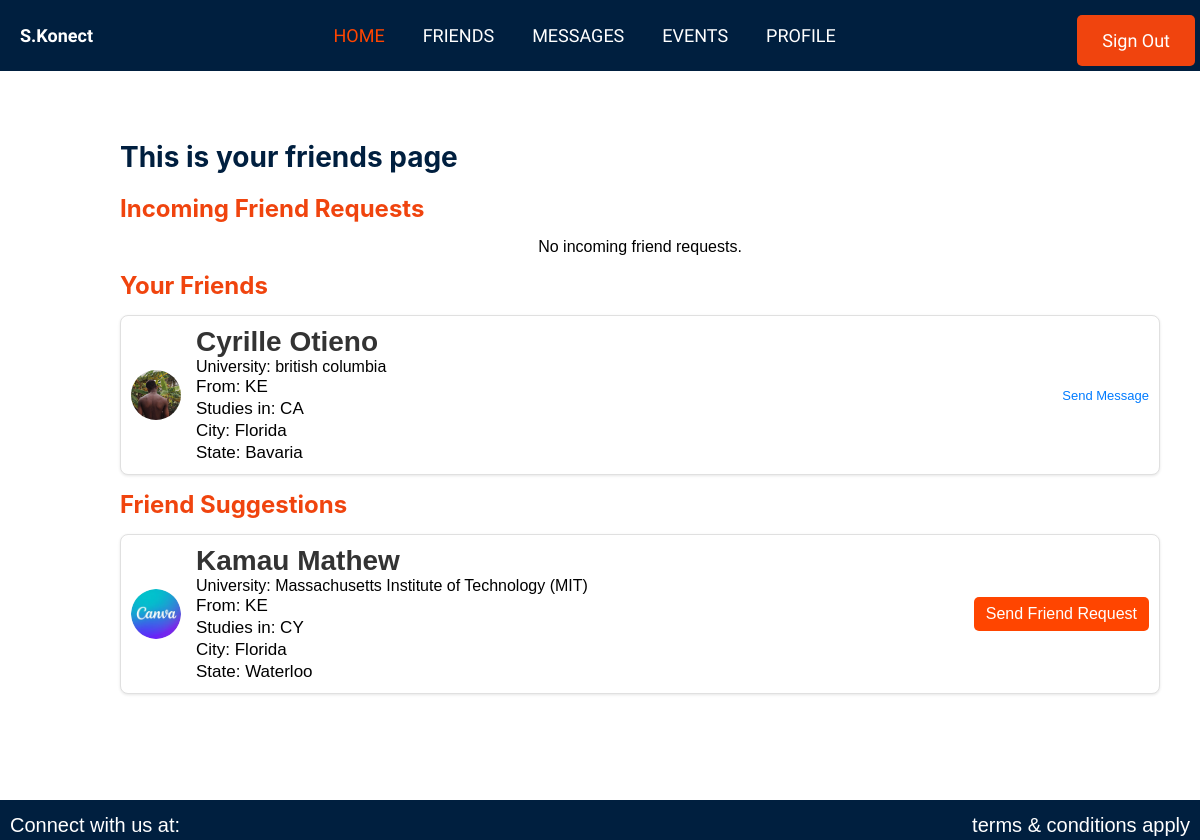
/friends/ (signed in), run on an earlier commit of the app's database.
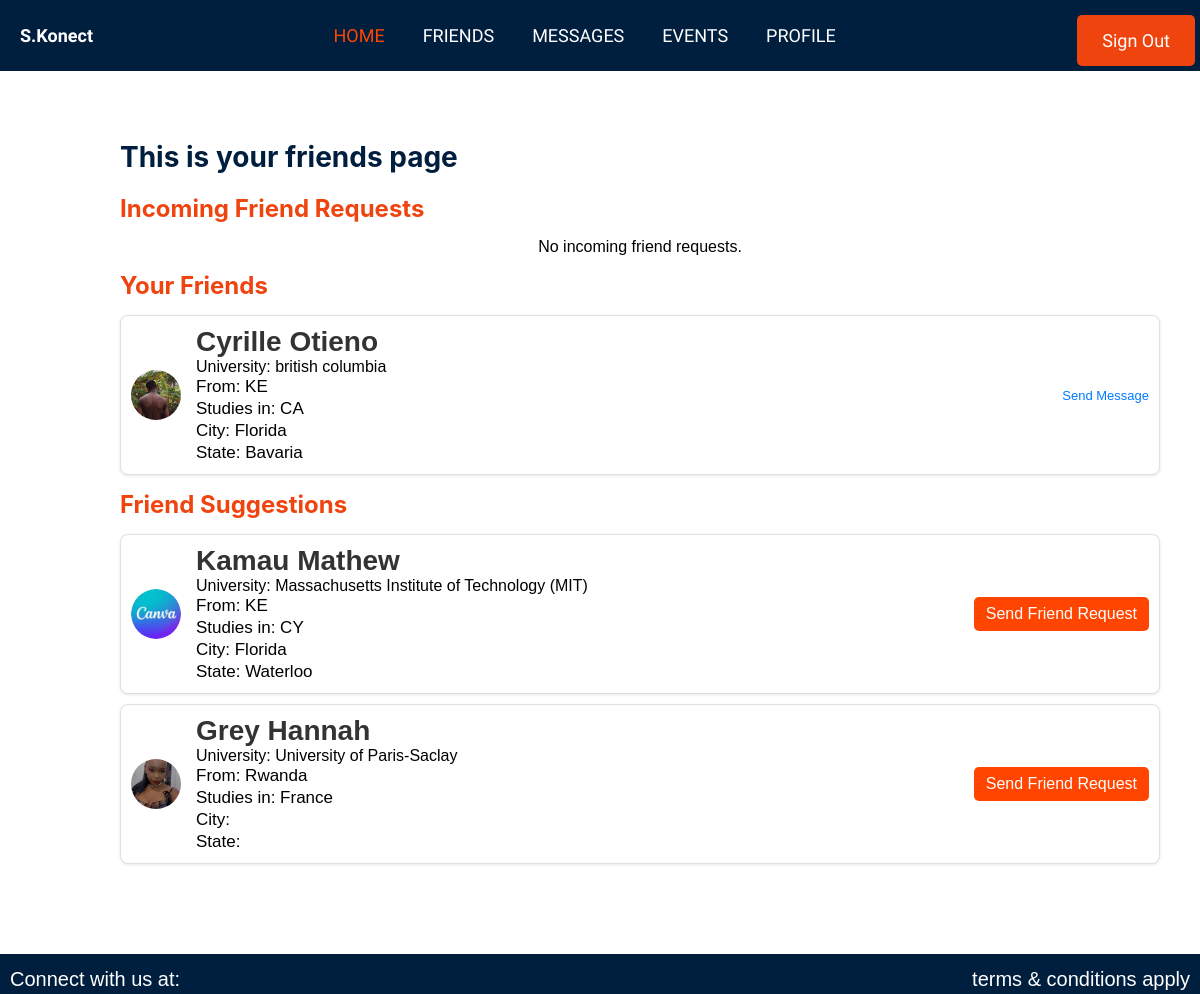
And on a later commit of the database.
### authentication/models.py (models this page shows, shortened)
class CustomUser(AbstractUser):
    country = models.CharField(max_length=100, null=True, blank=True)
    location = models.CharField(max_length=100, null=True, blank=True)
    institution = models.CharField(max_length=100, null=True, blank=True)
    city = models.CharField(max_length=100, null=True, blank=True)
    state = models.CharField(max_length=100, null=True, blank=True)
    zip_code = models.CharField(max_length=20, null=True, blank=True)
    otp = models.CharField(max_length=6, blank=True, null=True)
    otp_created_at = models.DateTimeField(blank=True, null=True)
    otp_verified = models.BooleanField(default=False)
    profile_picture = models.ImageField(upload_to='profile_pictures/', null=True, blank=True)
    password_reset_token = models.CharField(max_length=36, blank=True, null=True)
    token_created_at = models.DateTimeField(blank=True, null=True)
    is_verified = models.BooleanField(default=False)

### authentication/views.py (the view)
# urls.py: path('friends/', views.friends, name="friends"),
def friends(request):
    if request.user.is_authenticated:
        user_profile = UserProfile.objects.get(user=request.user)
        accepted_friends = CustomUser.objects.filter(
            id__in=FriendRequest.objects.filter(
                accepted=True,
                from_user=request.user
            ).values_list('to_user', flat=True)
        ).union(
            CustomUser.objects.filter(
                id__in=FriendRequest.objects.filter(
                    accepted=True,
                    to_user=request.user
                ).values_list('from_user', flat=True)
            )
        )
        incoming_requests = FriendRequest.objects.filter(to_user=request.user, accepted=False)
        friend_suggestions = CustomUser.objects.exclude(id=request.user.id).exclude(id__in=accepted_friends.values_list('id', flat=True))
        suggestions_from_school = friend_suggestions.filter(
            institution=user_profile.institution
        )
        suggestions_from_location = friend_suggestions.filter(
            location=user_profile.location
        )
        suggestions_from_city = friend_suggestions.filter(
            userprofile__city=user_profile.city
        )
        suggestions_from_state = friend_suggestions.filter(
            userprofile__state=user_profile.state
        )
        suggestions = (suggestions_from_school | suggestions_from_location |
                       suggestions_from_city | suggestions_from_state).distinct()
        return render(request, "authentication/friends.html", {
            'incoming_requests': incoming_requests,
            'friends': accepted_friends,
            'suggestions': suggestions
        })
    else:
        return redirect('signin')  # Redirect to sign-in if not authenticated

### templates/authentication/friends.html (shortened to what this page needs)
{% extends "authentication/nav2.html" %}
{% load static %}
{% block content %}
<section id="friends">
    <div class="friend">
        <h1>This is your friends page</h1>
        <h2>Incoming Friend Requests</h2>
        {% if incoming_requests %}
            <ul class="incoming-requests">
                {% for request in incoming_requests %}
                    <li class="request-card">
                        <div class="request-info">
                            {% if request.from_user.profile_picture %}
                                <img src="{{ request.from_user.profile_picture.url }}" alt="{{ request.from_user.username }}'s profile picture" class="avatar">
                            {% else %}
                                <img src="{% static 'images/default_profile.png' %}" alt="Default Profile Picture" class="avatar">
                            {% endif %}
                            <span class="friend-name">{{ request.from_user.first_name }} {{ request.from_user.last_name }}</span>
                        </div>
                        <div class="request-actions">
                            <a href="{% url 'accept_friend_request' request.id %}" class="accept-button">Accept</a>
                            <a href="{% url 'decline_friend_request' request.id %}" class="decline-button">Decline</a>
                        </div>
                    </li>
                {% empty %}
                    <li class="sub-text">No incoming friend requests.</li>
                {% endfor %}
            </ul>
        {% else %}
            <p class="sub-text">No incoming friend requests.</p>
        {% endif %}
        <h2>Your Friends</h2>
        <ul>
            {% for friend in friends %}
                <li class="friend-card">
                    {% if friend.profile_picture %}
                        <img src="{{ friend.profile_picture.url }}" alt="{{ friend.username }}'s profile picture" class="avatar">
                    {% else %}
                        <img src="{% static 'images/default_profile.png' %}" alt="Default Profile Picture" class="avatar">
                    {% endif %}
                    <div class="friend-info">
                        <span class="friend-name">{{ friend.first_name }} {{ friend.last_name }}</span>
                        <span class="friend-university">University: {{ friend.institution }}</span>
                        <span class="friend-country">From: {{ friend.country }}</span>
                        <span class="friend-location">Studies in: {{ friend.location }}</span>
                        <span class="friend-city">City: {{ friend.city }}</span>
                        <span class="friend-state">State: {{ friend.state }}</span>
                    </div>
                    <a href="{% url 'chat_with_friend' friend.id %}" class="send-message">Send Message</a>
                </li>
            {% empty %}
                <li class="sub-text">No friends found.</li>
            {% endfor %}
        </ul>
        <h2 class="subtitle">Friend Suggestions</h2>
        <ul>
            {% for suggestion in suggestions %}
                <li class="friend-card">
                    {% if suggestion.profile_picture %}
                        <img src="{{ suggestion.profile_picture.url }}" alt="{{ suggestion.username }}'s profile picture" class="avatar">
                    {% else %}
                        <img src="{% static 'images/default_profile.png' %}" alt="Default Profile Picture" class="avatar">
                    {% endif %}
                    <div class="friend-info">
                        <span class="friend-name">{{ suggestion.first_name }} {{ suggestion.last_name }}</span>
                        <span class="friend-university">University: <span class="university-name">{{ suggestion.institution }}</span></span>
                        <span class="friend-country">From: {{ suggestion.country }}</span>
                        <span class="friend-location">Studies in: {{ suggestion.location }}</span>
                        <span class="friend-city">City: {{ suggestion.city }}</span>
                        <span class="friend-state">State: {{ suggestion.state }}</span>
                    </div>
                    <a href="{% url 'send_friend_request' suggestion.id %}" class="send-request">Send Friend Request</a>
                </li>
            {% empty %}
                <li class="sub-text">No friend suggestions available.</li>
            {% endfor %}
        </ul>
    </div>
</section>
{% endblock %}

### templates/authentication/nav2.html (shortened to what this page needs)
{% load static %}
<!DOCTYPE html>
<html lang="en">
  <head>
    <link rel="stylesheet" href="{% static 'css/base.css' %}" />
  </head>
  <body>
    <div class="navbar" id="myNavbar">
      <div class="logo-container">
        <a href="{% url 'home' %}"
          ><span style="color: #fff; font-size: 18px; font-weight: bold"
            >S.Konect</span
          ></a
        >
      </div>
      <ul>
        <li><a href="{% url 'homepage' %}" class="active">HOME</a></li>
        <li><a href="{% url 'friends' %}">FRIENDS</a></li>
        <li><a href="{% url 'chat_list' %}">MESSAGES</a></li>
        <li><a href="#">EVENTS</a></li>
        <li><a href="{% url 'profile_view' %}">PROFILE</a></li>
      </ul>
      <div class="btn">
        {% if user.is_authenticated %}
        <button id="signout" type="submit">
          <a href="{% url 'signout' %}">Sign Out</a>
        </button>
        {% endif %}
      </div>
    </div>
    {% block content %}
    {% endblock %}
    <footer>
      <p>
        Connect with us at:
      </p>
      <p>terms & conditions apply</p>
    </footer>
  </body>
</html>

### static/css/base.css (style rules this page uses)
* { padding: 0; margin: 0; box-sizing: border-box; text-decoration: none; list-style: none; }
body { font-family: "Arial", sans-serif, "Itim", cursive; height: 100vh; }
.navbar { background-color: #001f3f; display: flex; justify-content: space-between; align-items: center; padding: 5px; width: 100%; position: fixed; top: 0; z-index: 1000; }
.logo-container { width: auto; }
.navbar ul { display: flex; justify-content: center; margin: 0; padding: 0; flex-grow: 1; }
.navbar li { margin-right: 8px; }
.btn { display: flex; gap: 10px; }
#signout { background-color: #f0440e; }
.navbar a { display: inline-block; margin: 0 5px; color: white; text-decoration: none; font-size: 18px; padding: 5px 10px; font-family: "Roboto", sans-serif; font-family: "Itim", cursive; }
.navbar ul li .active { color: orangered; }
footer { height: 40px; background-color: #001f3f; bottom: 0; display: flex; justify-content: space-between; align-items: center; color: white; font-size: 20px; padding: 0 10px; }
button { background-color: navy; color: #fff; padding: 10px 20px; border: none; border-radius: 5px; cursor: pointer; font-size: 18px; transition: background-color 0.3s ease; }
p { text-align: center; }
button { background-color: navy; color: #fff; padding: 10px; border: none; cursor: pointer; font-size: 18px; transition: background-color 0.3s ease; width: 100%; }
p { text-align: center; margin-top: 10px; }
h1 { margin-bottom: 20px; font-size: 24px; }
@media screen and (min-width: 769px) and (max-width: 1440px) { .btn { display: inline-block; margin-top: 10px; } }
#friends { color: black; height: 100vh; padding: 20px; overflow: scroll; width: 100%; }
.friend { margin-top: 100px; margin-left: 80px; padding: 20px; width: 100; }
.friend h1 { color: #001f3f; margin-bottom: 20px; font-size: 28px; font-family: "Inter", sans-serif; }
.friend h2 { color: #001f3f; color: #f0440e; font-size: 24px; font-family: inter; margin: 15px 0; }
.friend ul { list-style-type: none; padding: 0; }
.friend-card { display: flex; align-items: center; background-color: white; color: black; border-radius: 8px; padding: 10px; margin: 10px 0; box-shadow: 0 1px 3px rgba(0, 0, 0, 0.1); border: 1px solid #e0e0e0; transition: background-color 0.3s, box-shadow 0.3s, border-color 0.3s; }
.avatar { width: 70px; height: 70px; border-radius: 50%; margin-right: 15px; }
.friend-info { display: flex; flex-direction: column; flex-grow: 1; }
.friend-name { font-weight: bold; color: #001f3f; }
.friend-country, .friend-location, .friend-institution, .friend-city, .friend-state { font-size: 17px; color: black; line-height: 22px; }
.send-request { background-color: orangered; color: white; padding: 8px 12px; border: none; border-radius: 5px; text-decoration: none; transition: background-color 0.3s ease; }
.subtitle { color: #001f3f; }
.avatar { width: 50px; height: 50px; border-radius: 50%; object-fit: cover; }
.send-message { font-size: 13px; text-decoration: none; color: #007bff; margin-left: 10px; flex-shrink: 0; }
.friend-name { font-size: 28px; font-weight: bold; color: #333; }

What changed in the data, as far as the page shows it:
added CustomUser: profile_picture (picture), first_name "Grey", last_name "Hannah", institution "University of Paris-Saclay", country "Rwanda", location "France", shown under "Friend Suggestions"
